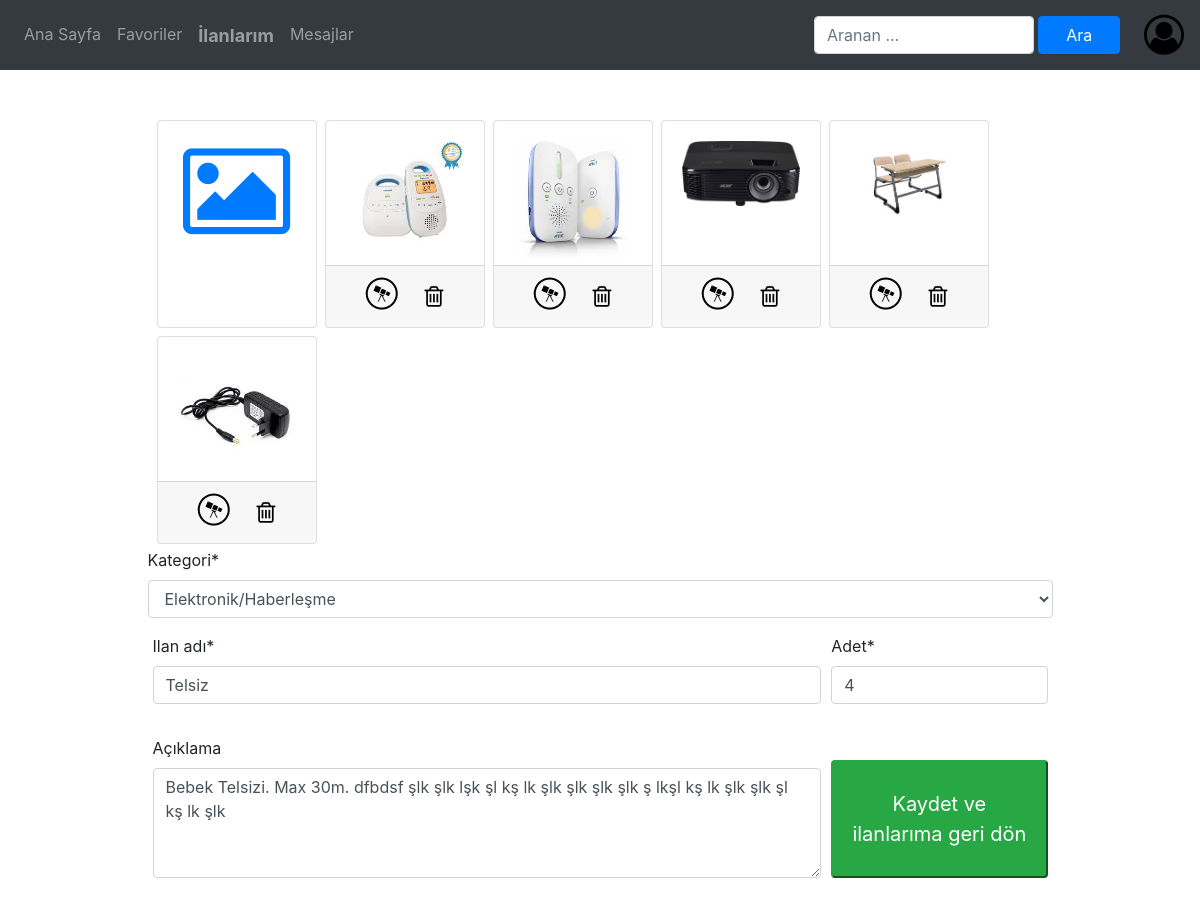
The page /ilandetay/1 (signed in) on the database as committed earlier.
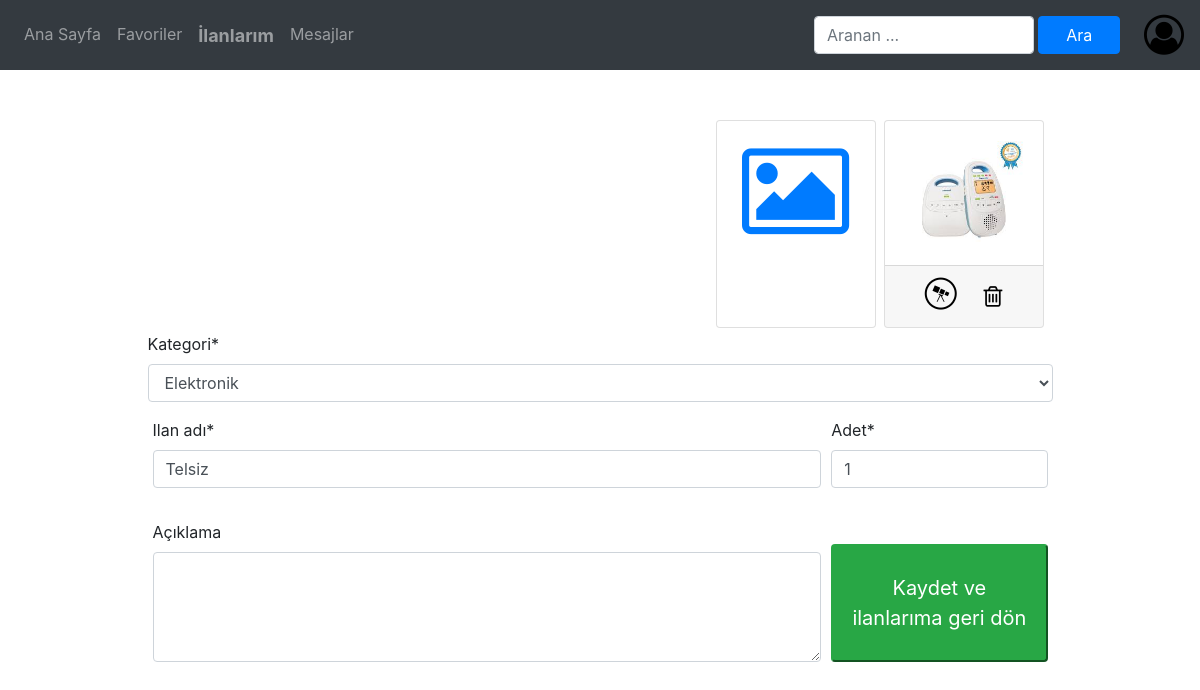
The same page on the database as committed later.
### app/models.py (models this page shows, shortened)
class Resim(models.Model):
    ilan = models.ForeignKey('ilan', on_delete=models.CASCADE, null=True)
    resim = models.ImageField(verbose_name='Resim', null=True)
    kucukResim = models.ImageField(upload_to='thumbs', editable=False, blank=True, null=True)
    class Meta:
        ordering = ['ilan']

class ilan(models.Model):
    sahip = models.ForeignKey('User', null=True, on_delete=models.SET_NULL)
    kategori = models.ForeignKey('Kategori', null=True, on_delete=models.SET_NULL)
    ad = models.CharField(max_length=40, verbose_name='ilan adı', null=True)
    adet = models.IntegerField(verbose_name='Adet', default=1, null=True)
    aciklama = models.TextField(verbose_name='Açıklama', blank=True)
    yayinda = models.BooleanField(verbose_name='Yayında', default=True)
    olusturma_tarihi = models.DateField(auto_now=True, null=False, blank=False)
    silme_tarihi = models.DateField(null=True, blank=True)
    kurum = models.CharField(max_length=200, null=True, blank=True)
    kucuk_resim = models.ImageField(upload_to='silinenilanlar', editable=False, blank=True, null=True)
    def resimleri_getir(self):
        if self.sahip:
            return Resim.objects.filter(ilan=self)
        else:
            return None

### app/views.py (the view, shortened to what this page needs)
# urls.py: path('ilandetay/<int:id>', views.ilan_detay, name='ilandetayislemi'),
@login_required(login_url='girisislemi')
def ilan_detay(request, id):
    hangi_ilan = ilan.objects.get(id=id)
    form = resimliİlanFormu(data=request.POST or None, files=request.FILES or None, instance=hangi_ilan)
    _resimler = hangi_ilan.resimleri_getir()
    resimAdet = _resimler.count()
    return render(request, 'ilanDetay.html', {'form': form, 'resimler': _resimler, 'resimAdet': resimAdet})

### app/forms.py
class resimliİlanFormu(İlanFormu):
    resim = forms.ImageField(required=False)
    class Meta(İlanFormu.Meta):
        fields = İlanFormu.Meta.fields + ['resim', ]

### app/models.py (called while the page is built)
    def __str__(self):
        return str(self.kurum)

    def __str__(self):
        if self.ust_kategori:
            return str(self.ust_kategori) + '/' + self.ad
        else:
            return self.ad

### templates/ilanDetay.html (shortened to what the changed rows need)
{% extends 'includes/base.html' %}
{% load static %}
{% load crispy_forms_tags %}
{% block body %}
    <form action="" method="post" enctype="multipart/form-data">
        <div class="container my-4 py-3">
            <div class="row">
                <div class="col-md-10 offset-md-1 col-lg-10 offset-lg-1">
                    <div class="form-row">
                        <div class="col-md-auto col-lg-auto">
                            <div class="container" >
                                <div class="row text-center" >
                                    {% for resim in resimler %}
                                            <div class="card m-1"  style="width: 10rem; height: 13rem; background-color:white">
                                                <div class="card-body" >
                                                        <img href="{{ resim.resim.url }}" src="{{ resim.resim.url }}" class="img-fluid" width="130" height="130" >
                                                    <div class="card-footer text-center" style="bottom: 0;left: 0; position: absolute; width: 100%; font-size: x-large">
                                                        <a href="{{ resim.resim.url }}" class="card-link" title="Görüntüle">
                                                            <span class="fa fa-wpexplorer" style="color: black; font-size: xx-large"></span></a>
                                                        <a href="#" class="card-link" data-toggle="modal" data-target="#resimSilme{{ resim.id }}" title="Sil">
                                                            <span class="fa fa-trash-o" style="color: black"></span>
                                                        </a>
                                                    </div>
                                                </div>
                                            </div>
                                    {% endfor %}
                                </div>
                            </div>
                        </div>
                    </div>
                    <div class="form-row d-block">
                        {{ form.kategori|as_crispy_field }}
                    </div>
                    <div class="form-row">
                        <div class="form-group col-md-9 col-lg-9">
                            {{ form.ad|as_crispy_field }}
                        </div>
                        <div class="form-group col-md-3 col-lg-3">
                            {{ form.adet|as_crispy_field }}
                        </div>
                    </div>
                    <div class="form-row">
                        <div class="form-group col-md-9 col-lg-9 d-block">
                        {{ form.aciklama|as_crispy_field }}
                        </div>
                    </div>
                </div>
            </div>
        </div>
    </form>
{% endblock %}

Rows that differ between the two databases and show on the page:
no longer on this page (row edited): Resim: resim (picture)
no longer on this page (row edited): Resim: resim (picture)
no longer on this page (row edited): Resim: resim (picture)
no longer on this page (row edited): Resim: resim (picture)
changed ilan "Telsiz": kategori "Elektronik/Haberleşme" → "Elektronik"; adet "4" → "1"; aciklama "Bebek Telsizi. Max 30m. dfbdsf şlk şlk lşk şl kş lk şlk şlk şlk şlk ş lkşl kş lk şlk şlk şl kş lk şlk" → (not shown)
